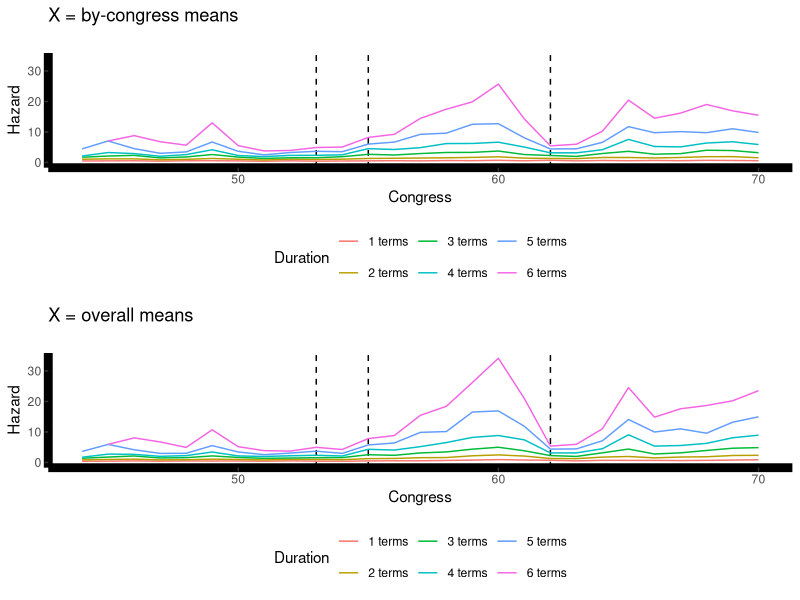

Here is the R script that generated this plot:
## ---- chunk 1
library(foreign)
library(survival)
library(ggplot2)
library(gridExtra)
library(reshape2)
library(plyr)
## ---- chunk 2
# Function to run the cox model for a single congress and return hazards
get_haz <- function(Xvalues, Cong) {
  # Xvalues = values of the covariates at which to predict
  # Cong = congress number
  
  fit <- coxph(Surv(cumtenure, censordum) ~ seniority + dem + privileged,
               data = subset(com_subset, congno == Cong), 
               ties = "breslow") # maybe use ties = exact?
  
  S <- survfit(fit, # set newdata to 0s to get baselines? 
               newdata = data.frame(seniority = 0, dem = 0, privileged = 0))
  
  # baseline hazards = -log(survival)
  H_0 <- -log(S$surv) 
  
  # exp{linear predictor}
  exp_Xbeta <- predict(fit, newdata = Xvalues, type = "risk") 
  
  # hazard rates
  hazard <- H_0 * exp_Xbeta 
  if (length(hazard) < 9) hazard <- c(hazard, rep(NA, 9 - length(hazard)))
  
  hazard
  }

# Function to plot hazards
plot_haz <- function(haz_mat, vlines, ymax, title) {
  # haz_mat = matrix of hazards (congnos x durations)
  # vlines = congnos for ausballot, revolt, realign
  # ymax = upper limit for y-axis
  
  plot_data <- melt(haz_mat, varnames = c("Congress","Duration"))
  
  gg_haz <- ggplot(plot_data, aes(x = Congress, y = value, color = Duration)) + 
    ylab("Hazard") +
    geom_vline(xintercept = vlines, linetype = 2) + 
    geom_line() +
    scale_y_continuous(limits = c(0, ymax)) +
    ggtitle(paste(title, "\n")) +
    theme_classic() %+replace% theme(axis.line = element_line(size = 3),
                                     legend.position = "bottom")
  gg_haz
  }
## ---- chunk 3
com <- read.dta('katz_sala.dta')
com$censordum <- 1 - com$censordum

keep_vars <- c("censordum", "cumtenure", "seniority", "pctreturned", "ch_pty_control", 
               "dem", "privileged", "realign", "revolt", "ausballot", "congno")

# take subset of original data
com_subset <- subset(com, subset = cumtenure <= 9 & congno < 71, select = keep_vars)
## ---- chunk 4
# get mean values of the predictors for each congress 
X_by_cong <- ddply(com_subset, "congno", summarise,
                   seniority = mean(seniority), dem = mean(dem), 
                   privileged = mean(privileged))
head(X_by_cong, 5)
X_by_cong <- X_by_cong[,-1]

# get grand means of the predictors 
X_all <- apply(com_subset[, c("seniority", "dem", "privileged")], 2, mean)
X_all <- data.frame(t(X_all))
print(X_all, row.names = FALSE)

# matrices to store results
congnos <- sort(unique(com_subset$congno))
haz <- haz_all <- mat.or.vec(nr = length(congnos), nc = 9)
rownames(haz) <- rownames(haz_all) <- congnos
colnames(haz) <- colnames(haz_all) <- paste(1:9, "terms")

# run model for each congress and return estimated hazards
for (c in seq_along(congnos)) {
  haz[c, ] <- get_haz(Xvalues = X_by_cong[c, ], Cong = congnos[c])
  haz_all[c, ] <- get_haz(Xvalues = X_all, Cong = congnos[c])
  }
## ---- chunk 5
markers <- c("ausballot", "revolt", "realign")
markers <- with(com_subset, sapply(markers, function(x) min(congno[get(x) == 1])))

ymax <- max(haz[,1:6], haz_all[,1:6], na.rm = TRUE)
gg_haz <- plot_haz(haz[,1:6], vlines = markers, ymax = ymax, 
                   title = "X = by-congress means")
gg_haz_all <- plot_haz(haz_all[,1:6], vlines = markers, ymax = ymax, 
                       title = "X = overall means")

grid.arrange(gg_haz, gg_haz_all, nrow = 2)
